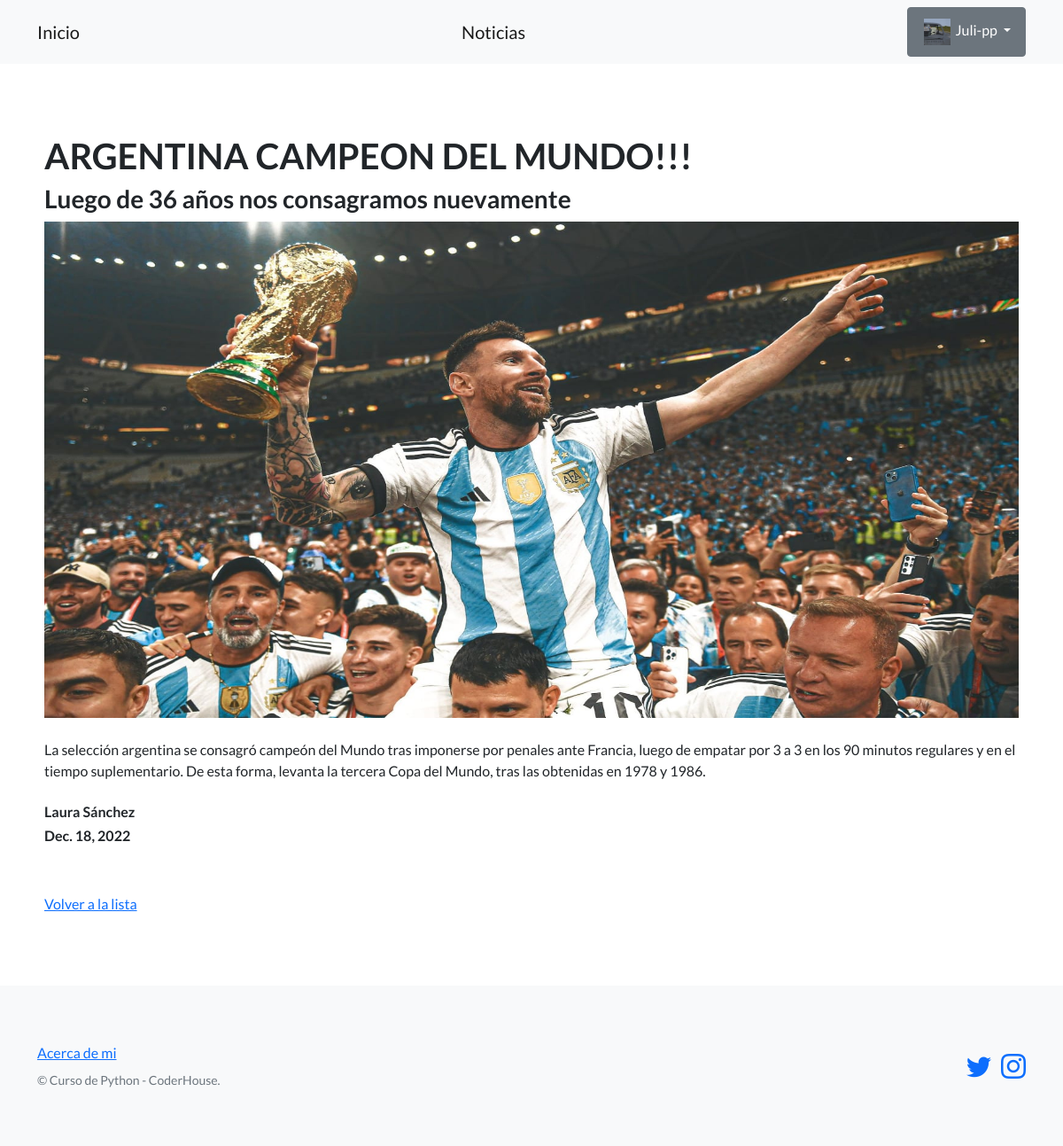
The page /pagina-blog/Ver/7 (signed in) on the database its author committed.
### usuarios/models.py (models this page shows, shortened)
class Avatar(models.Model):
    user = models.OneToOneField(User, on_delete=models.CASCADE, null=True)
    imagen = models.ImageField(upload_to='avatares', null=True, blank=True)

### pagina_blog/models.py (models this page shows, shortened)
class Noticias(models.Model):
    usuario = models.ForeignKey(User, on_delete=models.CASCADE)
    titulo = models.CharField(max_length=256)
    subtitulo = models.CharField(max_length=1000)
    cuerpo = models.CharField(max_length=1000, null=True)
    fecha_publicacion = models.DateField(null=True)
    autor = models.CharField(max_length=64)
    imagen = models.ImageField(null=True, blank=True, upload_to='noticias')

### pagina_blog/views.py (the view)
# urls.py: path('Ver/<int:id>', ver_noticia, name= 'ver_noticia'),
def ver_noticia(request, id):
    noticia = Noticias.objects.get(id=id)
    contexto = {
        'noticia' : noticia
    }
    return render(
        request=request,
        template_name='pagina_blog/ver_noticia.html',
        context = contexto
    )

### pagina_blog/templates/pagina_blog/ver_noticia.html (shortened to what this page needs)
{% extends "pagina_blog/base.html" %}
{% block contenido %}
<h1>{{noticia.titulo}}</h1>
<h3>{{noticia.subtitulo}}</h3>
<img src="{{noticia.imagen.url}}" width="1100" height="560"/>
<br>
<br>
<span>{{noticia.cuerpo}}</span>
<br>
<br>
<h6>{{noticia.autor}}</h6>
<h6>{{noticia.fecha_publicacion}}</h6>
<br><br>
<a href="{% url 'listar_noticias' %}">Volver a la lista</a>
{% endblock contenido %}

### pagina_blog/templates/pagina_blog/base.html (shortened to what this page needs)
{% load static %}
<!DOCTYPE html>
<html lang="en">
    <head>
        <link href="https://cdn.jsdelivr.net/npm/bootstrap-icons@1.5.0/font/bootstrap-icons.css" rel="stylesheet" type="text/css" />
        <link href="{% static 'css/styles.css' %}" rel="stylesheet" />
    </head>
    <body>
        <nav class="navbar navbar-light bg-light static-top">
            <div class="container">
                <a class="navbar-brand" href="{% url 'inicio' %}">Inicio</a>
                <a class="navbar-brand" href="{% url 'listar_noticias' %}">Noticias</a>
                {% if user.is_authenticated %}
                <div class="dropdown">
                    <button class="btn btn-secondary dropdown-toggle" type="button" data-bs-toggle="dropdown" aria-expanded="false">
                      <img src="{{ user.avatar.imagen.url }}" width="30" height="30" hspace="2"/>
                      <span>{{ user.username }}</span>
                    </button>
                  </div>
                {% else %}
                <a class="btn btn-secondary" href="{% url 'registro' %}">Registrarse</a>
                <a class="btn btn-primary" href="{% url 'login' %}">Iniciar sesion</a>
                {% endif %}
            </div>
        </nav>
        <section style="padding: 80px 50px;">
            {% block contenido %}
            {% endblock contenido %}
        </section>
        <footer class="footer bg-light">
            <div class="container">
                <div class="row">
                    <div class="col-lg-6 h-100 text-center text-lg-start my-auto">
                        <ul class="list-inline mb-2">
                            <li class="list-inline-item"><a href="{% url 'about' %}">Acerca de mi</a></li>
                        </ul>
                        <p class="text-muted small mb-4 mb-lg-0">&copy; Curso de Python - CoderHouse.</p>
                    </div>
                    <div class="col-lg-6 h-100 text-center text-lg-end my-auto">
                        <ul class="list-inline mb-0">
                            <li class="list-inline-item">
                                <a href="https://twitter.com/mateobuenoo"><i class="bi-twitter fs-3"></i></a>
                            </li>
                            <li class="list-inline-item">
                                <a href="https://www.instagram.com/matubueno/"><i class="bi-instagram fs-3"></i></a>
                            </li>
                        </ul>
                    </div>
                </div>
            </div>
        </footer>
    </body>
</html>

### rows shown on the page
Noticias: titulo "ARGENTINA CAMPEON DEL MUNDO!!!", subtitulo "Luego de 36 años nos consagramos nuevamente", imagen (picture), cuerpo "La selección argentina se consagró campeón del Mundo tras imponerse por penales ante Francia, luego de empatar por 3 a 3 en los 90 minutos regulares y en el tiempo suplementario. De esta forma, levanta la tercera Copa del Mundo, tras las obtenidas en 1978 y 1986.", autor "Laura Sánchez", fecha_publicacion "Dec. 18, 2022"

### other values the page prints
{{ user.username }} "Juli-pp"
